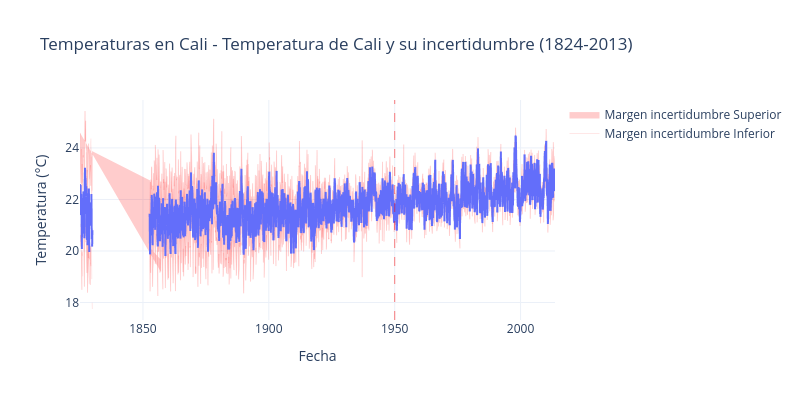

Notebook cell for this chart:
### Markdown cell above
## Paso 1b — ¿Por qué usamos los datos desde 1950?
Bogotá tiene datos desde 1824, pero los más viejos no sirven: antes de 1900 hay muchos meses sin dato y una incertidumbre muy alta. Esta gráfica lo demuestra y justifica que tomemos la serie **desde 1950** (el tramo continuo y más confiable).

### Code cell
cali_full = df[df['City'] == 'Cali'].sort_values('dt').reset_index(drop=True)  # Cali completo desde 1824

fig = px.line(cali_full, x='dt', y='AverageTemperature', title='Temperaturas en Cali - Temperatura de Cali y su incertidumbre (1824-2013)')
fig.update_layout(
    xaxis_title='Fecha',
    yaxis_title='Temperatura (°C)',
    template='plotly_white',
    width=800,
    height=400,
)
fig.add_vline(
    x=pd.Timestamp('1950-01-01'),
    line_color="red",
    line_width=0.5,
    line_dash="dash"
)

fig.add_scatter(x=cali_full['dt'], y=cali_full['AverageTemperature'] - cali_full['AverageTemperatureUncertainty'], mode='lines', name='Margen incertidumbre Inferior', line=dict(color='red', width = 0.1), fill = None)
fig.add_scatter(x=cali_full['dt'], y=cali_full['AverageTemperature'] + cali_full['AverageTemperatureUncertainty'], mode='lines', name='Margen incertidumbre Superior', line=dict(color='red', width = 0.1), fill = 'tonexty', fillcolor='rgba(255, 0, 0, 0.2)')


fig.show()

### Figure 1 — Plotly figure (JSON) as saved in the notebook; plotly's stock layout.template omitted (floating-point values rounded to 4 significant figures; data arrays with more than 128 entries replaced by an {"elided": "..."} marker saying what was removed)
{"data": [{"hovertemplate": "dt=%{x}<br>AverageTemperature=%{y}<extra></extra>", "legendgroup": "", "line": {"color": "#636efa", "dash": "solid"}, "marker": {"symbol": "circle"}, "mode": "lines", "name": "", "showlegend": false, "type": "scattergl", "x": {"elided": "2265 str values"}, "xaxis": "x", "y": {"elided": "2265 float values"}, "yaxis": "y"}, {"line": {"color": "red", "width": 0.1}, "mode": "lines", "name": "Margen incertidumbre Inferior", "type": "scatter", "x": {"elided": "2265 str values"}, "y": {"elided": "2265 float values"}}, {"fill": "tonexty", "fillcolor": "rgba(255, 0, 0, 0.2)", "line": {"color": "red", "width": 0.1}, "mode": "lines", "name": "Margen incertidumbre Superior", "type": "scatter", "x": {"elided": "2265 str values"}, "y": {"elided": "2265 float values"}}], "layout": {"height": 400, "legend": {"tracegroupgap": 0}, "shapes": [{"line": {"color": "red", "dash": "dash", "width": 0.5}, "type": "line", "x0": "1950-01-01T00:00:00", "x1": "1950-01-01T00:00:00", "xref": "x", "y0": 0, "y1": 1, "yref": "y domain"}], "title": {"text": "Temperaturas en Cali - Temperatura de Cali y su incertidumbre (1824-2013)"}, "width": 800, "xaxis": {"anchor": "y", "domain": [0, 1], "title": {"text": "Fecha"}}, "yaxis": {"anchor": "x", "domain": [0, 1], "title": {"text": "Temperatura (°C)"}}}}
